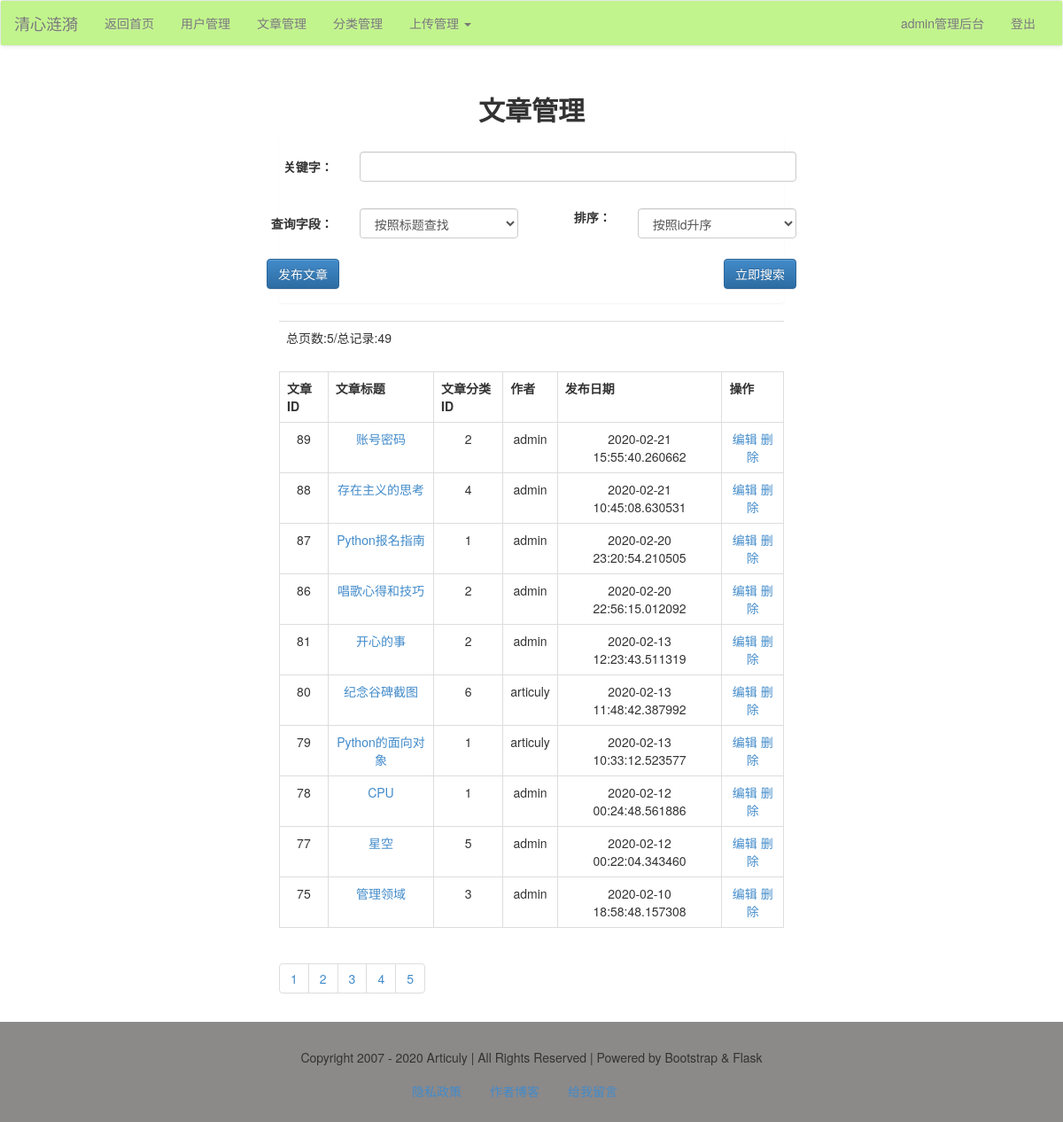
The app's page /admin/article/list/ (signed in), older data.
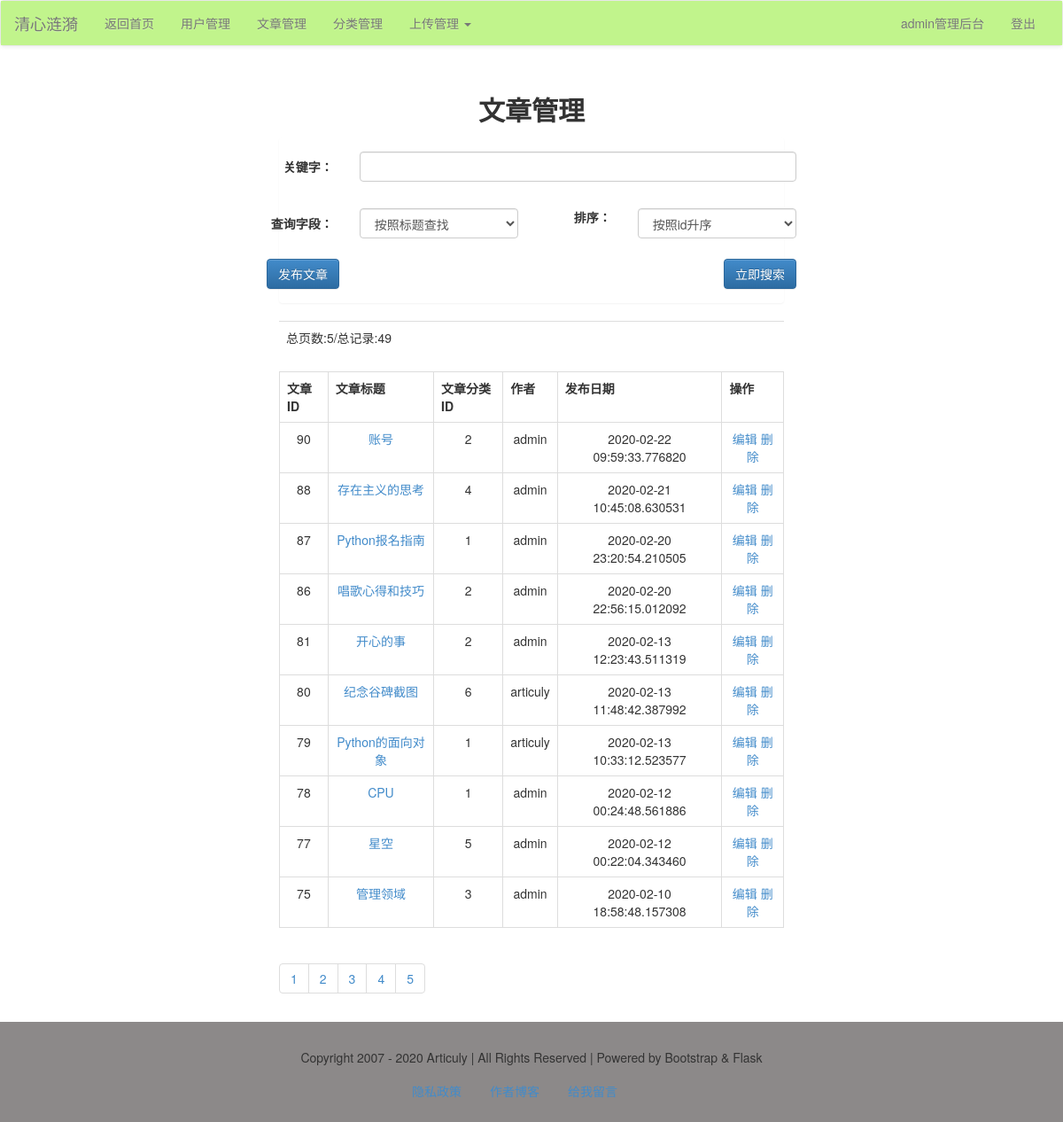
The same page, newer data.
### models.py (models this page shows)
class Article(db.Model):
    id = db.Column(db.Integer, primary_key=True)
    title = db.Column(db.String)
    thumb = db.Column(db.String)
    intro = db.Column(db.String)
    author = db.Column(db.String)
    content = db.Column(db.Text)
    pubdate = db.Column(db.DateTime, default=datetime.now)
    cate_id = db.Column(db.Integer, db.ForeignKey('category.cate_id'))

### admin/articles.py (the view)
@admin_app.route("/article/list/", methods=['get', 'post'])
def article_list():
    form = ArticleSearchForm()
    q = request.args.get('q')
    page = request.args.get('page', 1)
    if q is not None:
        form_field = request.args.get('field')
        form_order = request.args.get('order')
        print(q, page, form_field, form_order)
        if form_field == 'title':
            condition = Article.title.like('%%%s%%' % q)
        else:
            condition = Article.content.like('%%%s%%' % q)
        if form_order == '1':
            order = Article.id.asc()
        else:
            order = Article.id.desc()
        res = Article.query.filter(condition).order_by(order).paginate(int(page), 10)
        articles = res.items
        pageList = res.iter_pages()
        total = res.total
        pages = res.pages
        return render_template('admin/article/article_list_search.html', articles=articles, pageList=pageList,
                               total=total,
                               pages=pages, form=form, q=q, field=form_field, order=form_order)
    else:
        res = Article.query.order_by(Article.id.desc()).paginate(int(page), 10)
        articles = res.items
        pageList = res.iter_pages()
        total = res.total
        pages = res.pages
        return render_template("admin/article/article_list.html", articles=articles, pageList=pageList, total=total,
                               pages=pages, form=form)

### forms/article_form.py
class ArticleSearchForm(FlaskForm):
    q = StringField('关键字：',
                    validators=[DataRequired()],
                    render_kw={'class': 'form-control'})
    field = SelectField('查询字段：',
                        choices=[('title', '按照标题查找'), ('content', '按照内容查找')],
                        render_kw={'class': 'form-control'})
    order = SelectField('排序：', choices=[('1', '按照id升序'), ('2', '按照id降序')],
                        render_kw={'class': 'form-control'})

### admin/admin_app.py (called while the page is built)
@admin_app.before_request
@login_required
def is_admin():
    print(session['user'])
    if session['user'] != 'admin':
        print('user is someone else.')
        return redirect(url_for('login'))

### app.py (called while the page is built)
@app.context_processor
def account():
    username = session.get('user')
    return {'username': username}

@app.context_processor
def getCateList():
    cates = Category.query.all()
    return {'cates': cates}

### libs.py (called while the page is built)
def login_required(func):
    @wraps(func)
    def decorator_nest(*args, **kwargs):
        if not 'user' in session:
            return redirect(url_for('login'))
        else:
            print(func)
            return func(*args, **kwargs)
    return decorator_nest

### templates/admin/article/article_list.html (shortened to what this page needs)
{% extends "admin/admin_base.html" %}
{% block content %}
    <div class="container-fluid">
        <div class="row">
            <div class="main col-lg-6 col-lg-offset-3 col-md-8 col-md-offset-2 col-sm-10 col-sm-offset-1 col-xs-12">
                <h2 class="text-center"><b>文章管理</b></h2>
                <div class="panel">
                    <form action="" method="get" class="form-horizontal">
                        <div class="row">
                            <div class="form-group">
                                <div class="col-xs-2 text-right">
                                    {{ form.q.label(class="control-label") }}
                                </div>
                                <div class="col-xs-10">
                                    {{ form.q }}
                                </div>
                            </div>
                        </div>
                        <div class="row">
                            <div class="form-group">
                                <div class="col-xs-2 text-right">
                                    {{ form.field.label(class="control-label") }}
                                </div>
                                <div class="col-xs-4">
                                    {{ form.field }}
                                </div>
                                <div class="col-xs-2 text-right">
                                    {{ form.order.label(class="control-labe") }}
                                </div>
                                <div class="col-xs-4">
                                    {{ form.order }}
                                </div>
                            </div>
                        </div>
                        <div class="form-group ">
                            <a href="{{ url_for("admin_app.article_post") }}"><input type="button" name="post"
                                                                                     class="btn btn-primary"
                                                                                     value="发布文章"></a>
                            <input type="submit" name="search" class="btn btn-primary pull-right" value="立即搜索">
                        </div>
                    </form>
                </div>
                <table class="table">
                    <tr>
                        <td>总页数:{{ pages }}/总记录:{{ total }}</td>
                    </tr>
                </table>
                <table class="table table-bordered">
                    <tr>
                        <th>文章ID</th>
                        <th>文章标题</th>
                        <th>文章分类ID</th>
                        <th>作者</th>
                        <th>发布日期</th>
                        <th>操作</th>
                    </tr>
                    {% for article in articles %}
                        <tr id="article_{{ article.id }}" class="text-center">
                            <td>{{ article.id }}</td>
                            <td>
                                <a href="{{ url_for("article_app.view", article_id=article.id) }}">{{ article.title }}</a>
                            </td>
                            <td>{{ article.cate_id }}</td>
                            <td>{{ article.author }}</td>
                            <td>{{ article.pubdate }}</td>
                            <td>
                                <a href="{{ url_for("admin_app.article_edit", article_id=article.id) }}"
                                   target="_blank">编辑</a>
                                <a href="javascript:delArticle({{ article.id }})">删除</a>
                            </td>
                        </tr>
                    {% endfor %}
                </table>
                <ul class="pagination">
                    {% for page in pageList %}
                        {% if page!=None %}
                            <li><a href="?page={{ page }}">{{ page }}</a></li>
                        {% else %}
                            <li><a href="#">...</a></li>
                        {% endif %}
                    {% endfor %}
                </ul>
            </div>
        </div>
    </div>
{% endblock %}

### templates/admin/admin_base.html (shortened to what this page needs)
<!DOCTYPE html>
<html>
{% block head %}
    <head>
        <link rel="stylesheet" type="text/css" href="{{ url_for("static", filename="css/bootstrap.css") }}"/>
        <link rel="stylesheet" type="text/css" href="{{ url_for("static", filename="css/bootstrap-theme.css") }}"/>
    </head>
{% endblock %}
<body>
{% block nav %}
    <nav class="navbar navbar-default">
        <div class="container-fluid" style="background-color: #C1F48C;">
            <div class="navbar-header">
                <a class="navbar-brand" href="#">清心涟漪</a>
            </div>
            <div class="collapse navbar-collapse" id="bs-example-navbar-collapse-1">
                <ul class="nav navbar-nav">
                    <li><a href="/">返回首页</a></li>
                    <li><a href="{{ url_for("admin_app.userList") }}">用户管理</a></li>
                    <li><a href="{{ url_for("admin_app.article_list") }}">文章管理</a></li>
                    <li><a href="{{ url_for("admin_app.cateList") }}">分类管理</a></li>
                    <li class="dropdown">
                        <a href="#" class="dropdown-toggle" data-toggle="dropdown" role="button"
                           aria-haspopup="true"
                           aria-expanded="false">上传管理 <span class="caret"></span></a>
                    </li>
                </ul>
                <ul class="nav navbar-nav navbar-right">
                    <li><a href="{{ url_for("admin_app.admin_index") }}">{{ username }}管理后台</a></li>
                    <li><a href="{{ url_for("logout") }}">登出</a></li>
                </ul>
            </div>
        </div>
    </nav>
{% endblock %}
{% block content %}{% endblock %}
{% block footer %}
    <footer>
        <div class="container-fluid">
            <div class="row">
                <div class="col-md-12">
                    Copyright 2007 - 2020 Articuly | All Rights Reserved | Powered by Bootstrap & Flask
                </div>
            </div>
        </div>
        <nav>
            <ul class="nav nav-pills">
                <li><a href="" data-toggle="modal" data-target="#myModal">隐私政策</a></li>
                <li><a href="https://articuly.com" target="_blank">作者博客</a></li>
                <li><a href="">给我留言</a></li>
            </ul>
        </nav>
    </footer>
{% endblock %}
</body>
</html>

Row changes from the older to the newer data that the page shows:
removed Article: id "89", title "账号密码", cate_id "2", author "admin", pubdate "2020-02-21 15:55:40.260662"
added Article: id "90", title "账号", cate_id "2", author "admin", pubdate "2020-02-22 09:59:33.776820"
